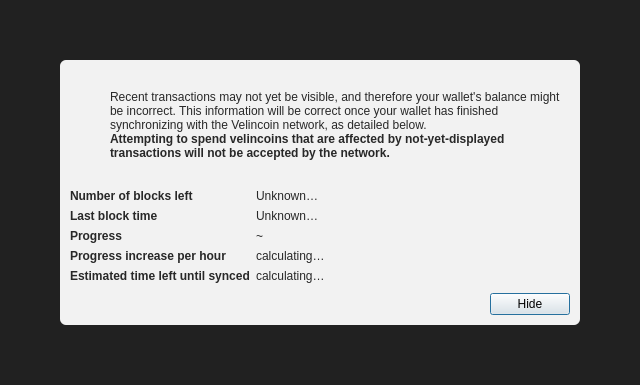
<?xml version="1.0" encoding="UTF-8"?>
<ui version="4.0">
 <class>ModalOverlay</class>
 <widget class="QWidget" name="ModalOverlay">
  <property name="geometry">
   <rect>
    <x>0</x>
    <y>0</y>
    <width>640</width>
    <height>385</height>
   </rect>
  </property>
  <property name="windowTitle">
   <string>Form</string>
  </property>
  <layout class="QVBoxLayout" name="verticalLayout" stretch="0">
   <property name="sizeConstraint">
    <enum>QLayout::SetDefaultConstraint</enum>
   </property>
   <property name="leftMargin">
    <number>0</number>
   </property>
   <property name="topMargin">
    <number>0</number>
   </property>
   <property name="rightMargin">
    <number>0</number>
   </property>
   <property name="bottomMargin">
    <number>0</number>
   </property>
   <item>
    <widget class="QWidget" name="bgWidget" native="true">
     <property name="styleSheet">
      <string notr="true">#bgWidget { background: rgba(0,0,0,220); }</string>
     </property>
     <layout class="QVBoxLayout" name="verticalLayoutMain" stretch="1">
      <property name="leftMargin">
       <number>60</number>
      </property>
      <property name="topMargin">
       <number>60</number>
      </property>
      <property name="rightMargin">
       <number>60</number>
      </property>
      <property name="bottomMargin">
       <number>60</number>
      </property>
      <item>
       <widget class="QWidget" name="contentWidget" native="true">
        <property name="styleSheet">
         <string notr="true">#contentWidget { background: rgba(255,255,255,240); border-radius: 6px; }

QLabel { color: rgb(40,40,40);  }</string>
        </property>
        <layout class="QVBoxLayout" name="verticalLayoutSub" stretch="1,0,0,0">
         <property name="spacing">
          <number>0</number>
         </property>
         <property name="leftMargin">
          <number>10</number>
         </property>
         <property name="topMargin">
          <number>10</number>
         </property>
         <property name="rightMargin">
          <number>10</number>
         </property>
         <property name="bottomMargin">
          <number>10</number>
         </property>
         <item>
          <layout class="QHBoxLayout" name="horizontalLayoutIconText" stretch="0,1">
           <property name="topMargin">
            <number>20</number>
           </property>
           <item>
            <layout class="QVBoxLayout" name="verticalLayoutIcon">
             <property name="leftMargin">
              <number>0</number>
             </property>
             <item>
              <widget class="QPushButton" name="warningIcon">
               <property name="enabled">
                <bool>false</bool>
               </property>
               <property name="text">
                <string/>
               </property>
               <property name="icon">
                <iconset>
                 <normaloff>:/icons/warning</normaloff>
                 <disabledoff>:/icons/warning</disabledoff>:/icons/warning</iconset>
               </property>
               <property name="iconSize">
                <size>
                 <width>48</width>
                 <height>48</height>
                </size>
               </property>
               <property name="flat">
                <bool>true</bool>
               </property>
              </widget>
             </item>
             <item>
              <spacer name="verticalSpacerWarningIcon">
               <property name="orientation">
                <enum>Qt::Vertical</enum>
               </property>
               <property name="sizeHint" stdset="0">
                <size>
                 <width>20</width>
                 <height>40</height>
                </size>
               </property>
              </spacer>
             </item>
            </layout>
           </item>
           <item>
            <layout class="QVBoxLayout" name="verticalLayoutInfoText">
             <property name="leftMargin">
              <number>0</number>
             </property>
             <property name="topMargin">
              <number>0</number>
             </property>
             <item>
              <widget class="QLabel" name="infoText">
               <property name="text">
                <string>Recent transactions may not yet be visible, and therefore your wallet's balance might be incorrect. This information will be correct once your wallet has finished synchronizing with the Velincoin network, as detailed below.</string>
               </property>
               <property name="textFormat">
                <enum>Qt::RichText</enum>
               </property>
               <property name="wordWrap">
                <bool>true</bool>
               </property>
              </widget>
             </item>
             <item>
              <widget class="QLabel" name="infoTextStrong">
               <property name="font">
                <font>
                 <weight>75</weight>
                 <bold>true</bold>
                </font>
               </property>
               <property name="text">
                <string>Attempting to spend velincoins that are affected by not-yet-displayed transactions will not be accepted by the network.</string>
               </property>
               <property name="textFormat">
                <enum>Qt::RichText</enum>
               </property>
               <property name="wordWrap">
                <bool>true</bool>
               </property>
              </widget>
             </item>
             <item>
              <spacer name="verticalSpacerInTextSpace">
               <property name="orientation">
                <enum>Qt::Vertical</enum>
               </property>
               <property name="sizeHint" stdset="0">
                <size>
                 <width>20</width>
                 <height>40</height>
                </size>
               </property>
              </spacer>
             </item>
            </layout>
           </item>
          </layout>
         </item>
         <item>
          <spacer name="verticalSpacerAfterText">
           <property name="orientation">
            <enum>Qt::Vertical</enum>
           </property>
           <property name="sizeHint" stdset="0">
            <size>
             <width>20</width>
             <height>40</height>
            </size>
           </property>
          </spacer>
         </item>
         <item>
          <layout class="QFormLayout" name="formLayout">
           <property name="fieldGrowthPolicy">
            <enum>QFormLayout::FieldsStayAtSizeHint</enum>
           </property>
           <property name="horizontalSpacing">
            <number>6</number>
           </property>
           <property name="verticalSpacing">
            <number>6</number>
           </property>
           <property name="topMargin">
            <number>10</number>
           </property>
           <item row="0" column="0">
            <widget class="QLabel" name="labelNumberOfBlocksLeft">
             <property name="font">
              <font>
               <weight>75</weight>
               <bold>true</bold>
              </font>
             </property>
             <property name="text">
              <string>Number of blocks left</string>
             </property>
            </widget>
           </item>
           <item row="0" column="1">
            <widget class="QLabel" name="numberOfBlocksLeft">
             <property name="text">
              <string>Unknown…</string>
             </property>
            </widget>
           </item>
           <item row="1" column="0">
            <widget class="QLabel" name="labelLastBlockTime">
             <property name="font">
              <font>
               <weight>75</weight>
               <bold>true</bold>
              </font>
             </property>
             <property name="text">
              <string>Last block time</string>
             </property>
            </widget>
           </item>
           <item row="1" column="1">
            <widget class="QLabel" name="newestBlockDate">
             <property name="sizePolicy">
              <sizepolicy hsizetype="Maximum" vsizetype="Preferred">
               <horstretch>0</horstretch>
               <verstretch>0</verstretch>
              </sizepolicy>
             </property>
             <property name="text">
              <string>Unknown…</string>
             </property>
            </widget>
           </item>
           <item row="2" column="0">
            <widget class="QLabel" name="labelSyncDone">
             <property name="font">
              <font>
               <weight>75</weight>
               <bold>true</bold>
              </font>
             </property>
             <property name="text">
              <string>Progress</string>
             </property>
            </widget>
           </item>
           <item row="2" column="1">
            <layout class="QHBoxLayout" name="horizontalLayoutSync" stretch="0,1">
             <item>
              <widget class="QLabel" name="percentageProgress">
               <property name="text">
                <string notr="true">~</string>
               </property>
              </widget>
             </item>
            </layout>
           </item>
           <item row="4" column="0">
            <widget class="QLabel" name="labelProgressIncrease">
             <property name="font">
              <font>
               <weight>75</weight>
               <bold>true</bold>
              </font>
             </property>
             <property name="text">
              <string>Progress increase per hour</string>
             </property>
            </widget>
           </item>
           <item row="4" column="1">
            <widget class="QLabel" name="progressIncreasePerH">
             <property name="text">
              <string>calculating…</string>
             </property>
            </widget>
           </item>
           <item row="5" column="0">
            <widget class="QLabel" name="labelEstimatedTimeLeft">
             <property name="font">
              <font>
               <weight>75</weight>
               <bold>true</bold>
              </font>
             </property>
             <property name="text">
              <string>Estimated time left until synced</string>
             </property>
            </widget>
           </item>
           <item row="5" column="1">
            <widget class="QLabel" name="expectedTimeLeft">
             <property name="text">
              <string>calculating…</string>
             </property>
            </widget>
           </item>
          </layout>
         </item>
         <item>
          <layout class="QHBoxLayout" name="horizontalLayoutButtons">
           <property name="leftMargin">
            <number>10</number>
           </property>
           <property name="topMargin">
            <number>10</number>
           </property>
           <item>
            <spacer name="horizontalSpacer">
             <property name="orientation">
              <enum>Qt::Horizontal</enum>
             </property>
             <property name="sizeHint" stdset="0">
              <size>
               <width>40</width>
               <height>20</height>
              </size>
             </property>
            </spacer>
           </item>
           <item>
            <widget class="QPushButton" name="closeButton">
             <property name="text">
              <string>Hide</string>
             </property>
             <property name="shortcut">
              <string>Esc</string>
             </property>
             <property name="focusPolicy">
              <enum>Qt::StrongFocus</enum>
             </property>
             <property name="default">
              <bool>true</bool>
             </property>
            </widget>
           </item>
          </layout>
         </item>
        </layout>
       </widget>
      </item>
     </layout>
    </widget>
   </item>
  </layout>
 </widget>
 <resources/>
 <connections/>
</ui>
